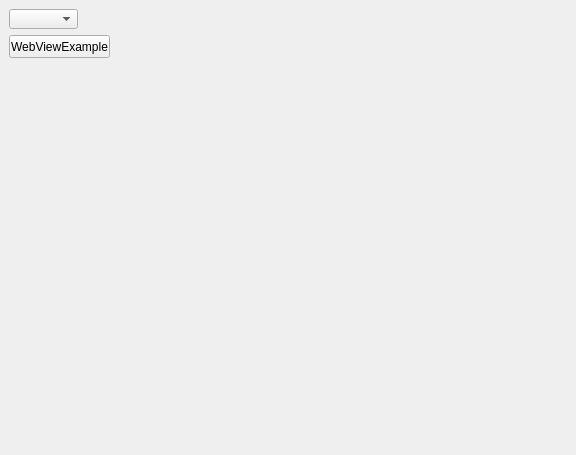
<?xml version="1.0" encoding="UTF-8"?>
<ui version="4.0">
 <class>Widget</class>
 <widget class="QWidget" name="Widget">
  <property name="geometry">
   <rect>
    <x>0</x>
    <y>0</y>
    <width>576</width>
    <height>455</height>
   </rect>
  </property>
  <property name="windowTitle">
   <string>Widget</string>
  </property>
  <property name="styleSheet">
   <string notr="true"/>
  </property>
  <widget class="QLabel" name="label">
   <property name="geometry">
    <rect>
     <x>203</x>
     <y>64</y>
     <width>16</width>
     <height>16</height>
    </rect>
   </property>
   <property name="text">
    <string/>
   </property>
  </widget>
  <widget class="QComboBox" name="SkinComBox">
   <property name="geometry">
    <rect>
     <x>9</x>
     <y>9</y>
     <width>69</width>
     <height>20</height>
    </rect>
   </property>
   <property name="currentText">
    <string/>
   </property>
  </widget>
  <widget class="QPushButton" name="webviewExp">
   <property name="geometry">
    <rect>
     <x>9</x>
     <y>35</y>
     <width>101</width>
     <height>23</height>
    </rect>
   </property>
   <property name="text">
    <string>WebViewExample</string>
   </property>
  </widget>
 </widget>
 <layoutdefault spacing="6" margin="11"/>
 <resources/>
 <connections/>
</ui>
